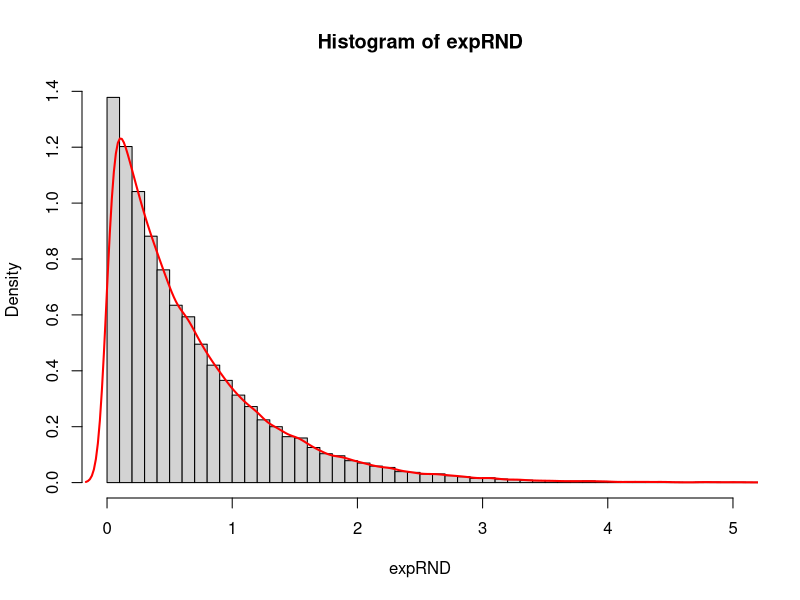

Recreate this plot in R.
simExp = function(beta, N){
  U = runif(N)
  return(-beta*log(1 - U))
}
# Simulating
expRND = simExp(beta = 2/3, N = 50000)
# Making plot
hist(expRND, breaks=80,
     xlim=c(0, 5), prob=TRUE)
lines(density(expRND), col="red", xlim=c(0,5), lwd=2)


# pdf("~/AllStatistics/files/ch2_2.15.pdf",
#     width = 4, height = 4)
# hist(expRND, breaks=80,
#      xlim=c(0, 5), prob=TRUE)
# lines(density(expRND), col="red", xlim=c(0,5), lwd=2)
# dev.off()
